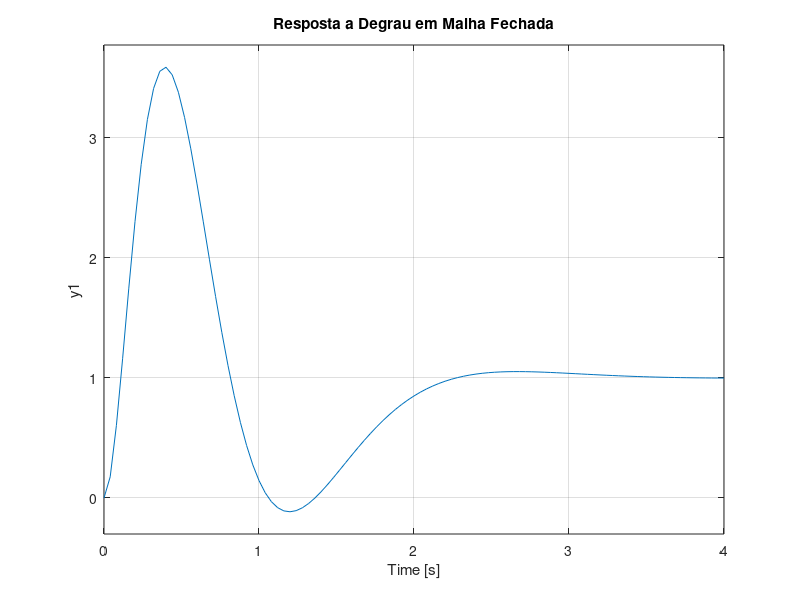

This chart was generated by the following MATLAB code:
clear all; close all; clc;

s=tf('s');
% extraido de gs
d = [1 1 2 -2]; %denominador
n = [1 1 1]; %numerador

% atribuindo um valor para r
r=1;

% converte para representacao state-space
[A, B, C, D] = tf2ss(n, d);


sys = tf(n,d);

%Forma Aumentada
Aa=[A zeros(length(A),1);-C 0];
Ba = [B;0];
Ca = [C 0];
Ea = [zeros(length(A),1);1];
% disturbance = ones(length(Bl),1)*1.1;



%Polos desejados em sistema de Malha Aberta
sys_o = ss(Aa,[Ba Ea],Ca,0);
poles_d=[-2+2j -2-2j -4+4j -4-4j];

%Realimentacao de Estados
Ka = place(Aa,Ba,poles_d);

poles=pole(sys);
K=place(A,B,poles);

%Sistema em Malha Fechada
Ac = Aa-Ba*Ka;
sys_c = ss(Ac,Ea,Ca,0);

figure
subplot(211);
step(sys);
title('Resposta a Degrau em Malha Aberta');
subplot(212);
step(sys_c);
title('Resposta a Degrau em Malha Fechada');
